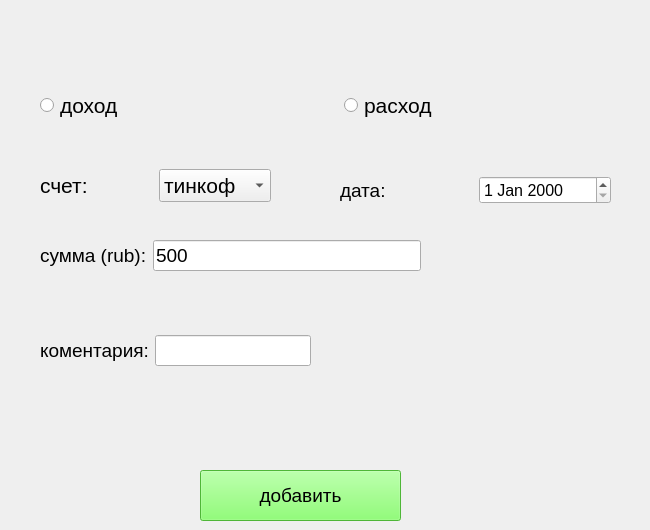
      <widget class="QWidget" name="tab_8">
       <attribute name="title">
        <string>ДОБАВИТЬ</string>
       </attribute>
       <widget class="QWidget" name="horizontalLayoutWidget_26">
        <property name="geometry">
         <rect>
          <x>40</x>
          <y>70</y>
          <width>601</width>
          <height>71</height>
         </rect>
        </property>
        <layout class="QHBoxLayout" name="horizontalLayout_30">
         <item>
          <widget class="QRadioButton" name="radioButton_14">
           <property name="font">
            <font>
             <pointsize>16</pointsize>
            </font>
           </property>
           <property name="text">
            <string>доход</string>
           </property>
          </widget>
         </item>
         <item>
          <widget class="QRadioButton" name="radioButton_15">
           <property name="font">
            <font>
             <pointsize>16</pointsize>
            </font>
           </property>
           <property name="text">
            <string>расход</string>
           </property>
          </widget>
         </item>
        </layout>
       </widget>
       <widget class="QWidget" name="horizontalLayoutWidget_28">
        <property name="geometry">
         <rect>
          <x>40</x>
          <y>230</y>
          <width>381</width>
          <height>51</height>
         </rect>
        </property>
        <layout class="QHBoxLayout" name="horizontalLayout_32">
         <item>
          <widget class="QLabel" name="label_42">
           <property name="font">
            <font>
             <pointsize>14</pointsize>
            </font>
           </property>
           <property name="text">
            <string>сумма (rub):</string>
           </property>
          </widget>
         </item>
         <item>
          <widget class="QLineEdit" name="lineEdit_8">
           <property name="font">
            <font>
             <pointsize>14</pointsize>
            </font>
           </property>
           <property name="text">
            <string>500</string>
           </property>
          </widget>
         </item>
        </layout>
       </widget>
       <widget class="QWidget" name="horizontalLayoutWidget_29">
        <property name="geometry">
         <rect>
          <x>40</x>
          <y>310</y>
          <width>271</width>
          <height>81</height>
         </rect>
        </property>
        <layout class="QHBoxLayout" name="horizontalLayout_33">
         <item>
          <widget class="QLabel" name="label_43">
           <property name="font">
            <font>
             <pointsize>14</pointsize>
            </font>
           </property>
           <property name="text">
            <string>коментария:</string>
           </property>
          </widget>
         </item>
         <item>
          <widget class="QLineEdit" name="lineEdit_9">
           <property name="font">
            <font>
             <pointsize>14</pointsize>
            </font>
           </property>
          </widget>
         </item>
        </layout>
       </widget>
       <widget class="QPushButton" name="pushButton_3">
        <property name="geometry">
         <rect>
          <x>200</x>
          <y>470</y>
          <width>201</width>
          <height>51</height>
         </rect>
        </property>
        <property name="font">
         <font>
          <pointsize>14</pointsize>
         </font>
        </property>
        <property name="styleSheet">
         <string notr="true">background-color: rgb(111, 255, 79);</string>
        </property>
        <property name="text">
         <string>добавить</string>
        </property>
       </widget>
       <widget class="QWidget" name="horizontalLayoutWidget_30">
        <property name="geometry">
         <rect>
          <x>340</x>
          <y>160</y>
          <width>271</width>
          <height>61</height>
         </rect>
        </property>
        <layout class="QHBoxLayout" name="horizontalLayout_34">
         <item>
          <widget class="QLabel" name="label_44">
           <property name="font">
            <font>
             <pointsize>14</pointsize>
            </font>
           </property>
           <property name="text">
            <string>дата:</string>
           </property>
          </widget>
         </item>
         <item>
          <widget class="QDateEdit" name="dateEdit_7">
           <property name="font">
            <font>
             <pointsize>12</pointsize>
            </font>
           </property>
          </widget>
         </item>
        </layout>
       </widget>
       <widget class="QWidget" name="horizontalLayoutWidget_31">
        <property name="geometry">
         <rect>
          <x>40</x>
          <y>160</y>
          <width>231</width>
          <height>51</height>
         </rect>
        </property>
        <layout class="QHBoxLayout" name="horizontalLayout_35">
         <item>
          <widget class="QLabel" name="label_45">
           <property name="font">
            <font>
             <pointsize>16</pointsize>
            </font>
           </property>
           <property name="text">
            <string>счет:</string>
           </property>
          </widget>
         </item>
         <item>
          <widget class="QComboBox" name="comboBox_8">
           <property name="baseSize">
            <size>
             <width>100</width>
             <height>60</height>
            </size>
           </property>
           <property name="font">
            <font>
             <pointsize>16</pointsize>
            </font>
           </property>
           <item>
            <property name="text">
             <string>тинкоф</string>
            </property>
           </item>
           <item>
            <property name="text">
             <string>ALFA1</string>
            </property>
           </item>
          </widget>
         </item>
        </layout>
       </widget>
      </widget>
